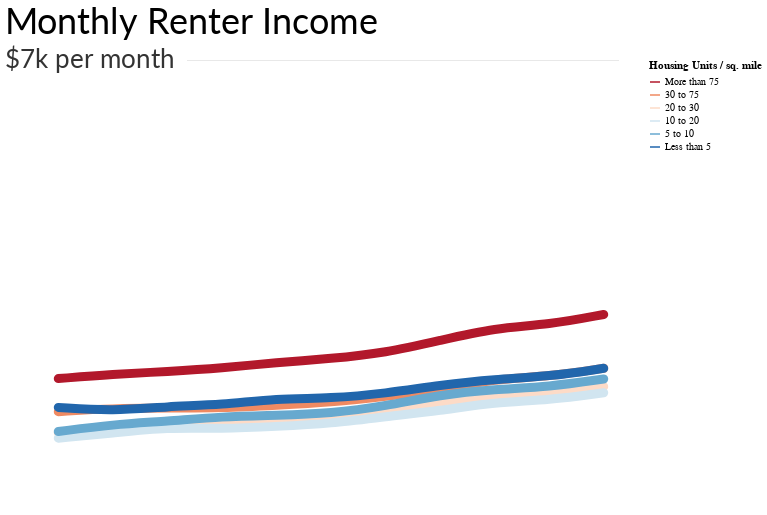

The code cell stored with this chart in its notebook:
### Code cell
rent_inc_hous_den_chart

### Figure 1 — Vega-Lite specification as saved in the notebook (floating-point values rounded to 4 significant figures)
{"width": 600, "height": 450, "background": "white", "config": {"title": {"fontWeight": "normal", "fontSize": 36, "anchor": "start", "font": "Lato", "offset": 5}, "axisX": {"grid": false, "labelFont": "Lato", "labelFontSize": 16, "labelAngle": 0, "labelPadding": 10, "ticks": false, "tickSize": 5, "title": null, "titleFont": "Lato", "titleFontSize": 16, "titleFontWeight": "normal", "titleY": 30, "titleX": 280}, "axisY": {"grid": true, "gridOpacity": 1, "labelFont": "Lato", "labelFontSize": 16, "labelLimit": 100, "labelAlign": "left", "labelPadding": 20, "ticks": false, "title": null, "titleFont": "Lato", "titleFontWeight": "normal", "titleFontSize": 16, "titleAlign": "left", "titleAngle": 0, "titleY": -20, "titleX": -20, "domainWidth": 0}, "view": {"strokeOpacity": 0}}, "layer": [{"data": {"name": "data-6ad6a784249d67150f13bf97409a14f9"}, "mark": {"type": "line", "interpolate": "basis", "opacity": 1, "size": 9, "strokeCap": "round"}, "encoding": {"color": {"type": "nominal", "field": "Hous_Den", "scale": {"domain": ["More than 75", "30 to 75", "20 to 30", "10 to 20", "5 to 10", "Less than 5"], "range": ["#b2182b", "#ef8a62", "#fddbc7", "#d1e5f0", "#67a9cf", "#2166ac"]}, "title": "Housing Units / sq. mile"}, "x": {"type": "ordinal", "axis": {"labelFontSize": 26, "labelOpacity": 0.8, "tickSize": 10, "ticks": true, "titleFontSize": 28, "values": [2008, 2018]}, "field": "Year"}, "y": {"type": "quantitative", "axis": {"format": "~s", "labelFontSize": 26, "labelOpacity": 0.8, "labelPadding": 25, "titleFontSize": 28, "titleOpacity": 0.8, "titleX": -25, "titleY": -30, "values": [2000, 3000, 4000, 5000, 6000]}, "field": "Med_Rent", "scale": {"domain": [1000, 7000]}, "title": "Counties grouped by housing density"}}, "title": "Monthly Renter Income"}, {"data": {"name": "data-7f77d1a2b856b3b124820d6201566dba"}, "mark": {"type": "text", "dx": 32, "dy": 0, "font": "lato", "fontSize": 26, "opacity": 0.8}, "encoding": {"text": {"type": "nominal", "field": "text"}, "x": {"type": "ordinal", "field": "x"}, "y": {"type": "quantitative", "field": "y"}}}, {"data": {"name": "data-2db18a0e087b01f6189b9e533332b37b"}, "mark": {"type": "text", "dx": 345, "dy": -4, "fontSize": 11.5, "fontWeight": "bold", "opacity": 0.09}, "encoding": {"text": {"type": "nominal", "field": "text"}, "x": {"type": "ordinal", "axis": null, "field": "x"}, "y": {"type": "quantitative", "axis": null, "field": "y"}}}], "$schema": "https://vega.github.io/schema/vega-lite/v4.0.0.json", "datasets": {"data-6ad6a784249d67150f13bf97409a14f9": [{"Year": 2008, "Hous_Den": "More than 75", "Med_Rent": 2752.0, "pct_chg": -0.07309, "Order": 75}, {"Year": 2009, "Hous_Den": "More than 75", "Med_Rent": 2809.0, "pct_chg": 0.02071, "Order": 75}, {"Year": 2010, "Hous_Den": "More than 75", "Med_Rent": 2846.0, "pct_chg": 0.01317, "Order": 75}, {"Year": 2011, "Hous_Den": "More than 75", "Med_Rent": 2892.0, "pct_chg": 0.01616, "Order": 75}, {"Year": 2012, "Hous_Den": "More than 75", "Med_Rent": 2968.0, "pct_chg": 0.02628, "Order": 75}, {"Year": 2013, "Hous_Den": "More than 75", "Med_Rent": 3017.0, "pct_chg": 0.01651, "Order": 75}, {"Year": 2014, "Hous_Den": "More than 75", "Med_Rent": 3096.0, "pct_chg": 0.02618, "Order": 75}, {"Year": 2015, "Hous_Den": "More than 75", "Med_Rent": 3261.0, "pct_chg": 0.05329, "Order": 75}, {"Year": 2016, "Hous_Den": "More than 75", "Med_Rent": 3427.0, "pct_chg": 0.0509, "Order": 75}, {"Year": 2017, "Hous_Den": "More than 75", "Med_Rent": 3470.0, "pct_chg": 0.01255, "Order": 75}, {"Year": 2018, "Hous_Den": "More than 75", "Med_Rent": 3607.0, "pct_chg": 0.03948, "Order": 75}, {"Year": 2008, "Hous_Den": "30 to 75", "Med_Rent": 2311.0, "pct_chg": -0.1507, "Order": 75}, {"Year": 2009, "Hous_Den": "30 to 75", "Med_Rent": 2355.0, "pct_chg": 0.01904, "Order": 75}, {"Year": 2010, "Hous_Den": "30 to 75", "Med_Rent": 2359.0, "pct_chg": 0.001699, "Order": 75}, {"Year": 2011, "Hous_Den": "30 to 75", "Med_Rent": 2360.0, "pct_chg": 0.0004239, "Order": 75}, {"Year": 2012, "Hous_Den": "30 to 75", "Med_Rent": 2397.0, "pct_chg": 0.01568, "Order": 75}, {"Year": 2013, "Hous_Den": "30 to 75", "Med_Rent": 2437.0, "pct_chg": 0.01669, "Order": 75}, {"Year": 2014, "Hous_Den": "30 to 75", "Med_Rent": 2514.0, "pct_chg": 0.0316, "Order": 75}, {"Year": 2015, "Hous_Den": "30 to 75", "Med_Rent": 2606.0, "pct_chg": 0.0366, "Order": 75}, {"Year": 2016, "Hous_Den": "30 to 75", "Med_Rent": 2746.0, "pct_chg": 0.05372, "Order": 75}, {"Year": 2017, "Hous_Den": "30 to 75", "Med_Rent": 2780.0, "pct_chg": 0.05572, "Order": 75}, {"Year": 2018, "Hous_Den": "30 to 75", "Med_Rent": 2890.0, "pct_chg": 0.04036, "Order": 75}, {"Year": 2008, "Hous_Den": "20 to 30", "Med_Rent": 2031.0, "pct_chg": -0.2636, "Order": 30}, {"Year": 2009, "Hous_Den": "20 to 30", "Med_Rent": 2088.0, "pct_chg": 0.02806, "Order": 30}, {"Year": 2010, "Hous_Den": "20 to 30", "Med_Rent": 2098.0, "pct_chg": 0.004789, "Order": 30}, {"Year": 2011, "Hous_Den": "20 to 30", "Med_Rent": 2133.0, "pct_chg": 0.01668, "Order": 30}, {"Year": 2012, "Hous_Den": "20 to 30", "Med_Rent": 2204.0, "pct_chg": 0.03329, "Order": 30}, {"Year": 2013, "Hous_Den": "20 to 30", "Med_Rent": 2265.0, "pct_chg": 0.02768, "Order": 30}, {"Year": 2014, "Hous_Den": "20 to 30", "Med_Rent": 2331.0, "pct_chg": 0.02914, "Order": 30}, {"Year": 2015, "Hous_Den": "20 to 30", "Med_Rent": 2446.0, "pct_chg": 0.04934, "Order": 30}, {"Year": 2016, "Hous_Den": "20 to 30", "Med_Rent": 2513.0, "pct_chg": 0.02739, "Order": 30}, {"Year": 2017, "Hous_Den": "20 to 30", "Med_Rent": 2545.0, "pct_chg": 0.07402, "Order": 30}, {"Year": 2018, "Hous_Den": "20 to 30", "Med_Rent": 2645.0, "pct_chg": 0.008151, "Order": 30}, {"Year": 2008, "Hous_Den": "10 to 20", "Med_Rent": 1958.0, "pct_chg": null, "Order": 20}, {"Year": 2009, "Hous_Den": "10 to 20", "Med_Rent": 2026.0, "pct_chg": 0.03473, "Order": 20}, {"Year": 2010, "Hous_Den": "10 to 20", "Med_Rent": 2103.0, "pct_chg": 0.03801, "Order": 20}, {"Year": 2011, "Hous_Den": "10 to 20", "Med_Rent": 2081.0, "pct_chg": -0.01046, "Order": 20}, {"Year": 2012, "Hous_Den": "10 to 20", "Med_Rent": 2114.0, "pct_chg": 0.01586, "Order": 20}, {"Year": 2013, "Hous_Den": "10 to 20", "Med_Rent": 2153.0, "pct_chg": 0.01845, "Order": 20}, {"Year": 2014, "Hous_Den": "10 to 20", "Med_Rent": 2245.0, "pct_chg": 0.04273, "Order": 20}, {"Year": 2015, "Hous_Den": "10 to 20", "Med_Rent": 2325.0, "pct_chg": 0.03563, "Order": 20}, {"Year": 2016, "Hous_Den": "10 to 20", "Med_Rent": 2436.0, "pct_chg": 0.04774, "Order": 20}, {"Year": 2017, "Hous_Den": "10 to 20", "Med_Rent": 2467.0, "pct_chg": 0.1355, "Order": 20}, {"Year": 2018, "Hous_Den": "10 to 20", "Med_Rent": 2564.0, "pct_chg": -0.002892, "Order": 20}, {"Year": 2008, "Hous_Den": "5 to 10", "Med_Rent": 2046.0, "pct_chg": -0.3216, "Order": 10}, {"Year": 2009, "Hous_Den": "5 to 10", "Med_Rent": 2140.0, "pct_chg": 0.04594, "Order": 10}, {"Year": 2010, "Hous_Den": "5 to 10", "Med_Rent": 2183.0, "pct_chg": 0.02009, "Order": 10}, {"Year": 2011, "Hous_Den": "5 to 10", "Med_Rent": 2246.0, "pct_chg": 0.02886, "Order": 10}, {"Year": 2012, "Hous_Den": "5 to 10", "Med_Rent": 2263.0, "pct_chg": 0.007569, "Order": 10}, {"Year": 2013, "Hous_Den": "5 to 10", "Med_Rent": 2289.0, "pct_chg": 0.01149, "Order": 10}, {"Year": 2014, "Hous_Den": "5 to 10", "Med_Rent": 2386.0, "pct_chg": 0.04238, "Order": 10}, {"Year": 2015, "Hous_Den": "5 to 10", "Med_Rent": 2536.0, "pct_chg": 0.06287, "Order": 10}, {"Year": 2016, "Hous_Den": "5 to 10", "Med_Rent": 2610.0, "pct_chg": 0.02918, "Order": 10}, {"Year": 2017, "Hous_Den": "5 to 10", "Med_Rent": 2643.0, "pct_chg": 0.1966, "Order": 10}, {"Year": 2018, "Hous_Den": "5 to 10", "Med_Rent": 2747.0, "pct_chg": -0.07845, "Order": 10}, {"Year": 2008, "Hous_Den": "Less than 5", "Med_Rent": 2368.0, "pct_chg": -0.1772, "Order": 5}, {"Year": 2009, "Hous_Den": "Less than 5", "Med_Rent": 2319.0, "pct_chg": -0.02069, "Order": 5}, {"Year": 2010, "Hous_Den": "Less than 5", "Med_Rent": 2381.0, "pct_chg": 0.02674, "Order": 5}, {"Year": 2011, "Hous_Den": "Less than 5", "Med_Rent": 2403.0, "pct_chg": 0.00924, "Order": 5}, {"Year": 2012, "Hous_Den": "Less than 5", "Med_Rent": 2487.0, "pct_chg": 0.03496, "Order": 5}, {"Year": 2013, "Hous_Den": "Less than 5", "Med_Rent": 2488.0, "pct_chg": 0.0004021, "Order": 5}, {"Year": 2014, "Hous_Den": "Less than 5", "Med_Rent": 2554.0, "pct_chg": 0.02653, "Order": 5}, {"Year": 2015, "Hous_Den": "Less than 5", "Med_Rent": 2665.0, "pct_chg": 0.04346, "Order": 5}, {"Year": 2016, "Hous_Den": "Less than 5", "Med_Rent": 2745.0, "pct_chg": 0.03002, "Order": 5}, {"Year": 2017, "Hous_Den": "Less than 5", "Med_Rent": 2779.0, "pct_chg": -0.006193, "Order": 5}, {"Year": 2018, "Hous_Den": "Less than 5", "Med_Rent": 2889.0, "pct_chg": 0.08834, "Order": 5}], "data-7f77d1a2b856b3b124820d6201566dba": [{"x": 2008, "y": 7000, "text": "$7k per month"}], "data-2db18a0e087b01f6189b9e533332b37b": [{"x": 2008, "y": 7000, "text": "________________________________________________________________________"}]}}
